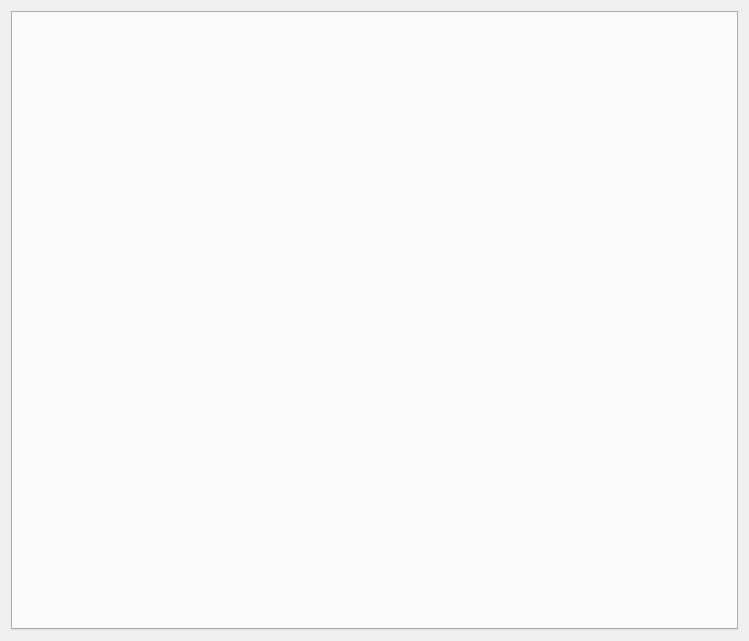
<?xml version="1.0" encoding="UTF-8"?>
<ui version="4.0">
 <class>EncounterView</class>
 <widget class="QWidget" name="EncounterView">
  <property name="geometry">
   <rect>
    <x>0</x>
    <y>0</y>
    <width>749</width>
    <height>641</height>
   </rect>
  </property>
  <property name="windowTitle">
   <string>Form</string>
  </property>
  <layout class="QHBoxLayout" name="horizontalLayout">
   <item>
    <widget class="QTabWidget" name="tabWidget">
     <property name="currentIndex">
      <number>-1</number>
     </property>
    </widget>
   </item>
  </layout>
 </widget>
 <resources/>
 <connections/>
</ui>
